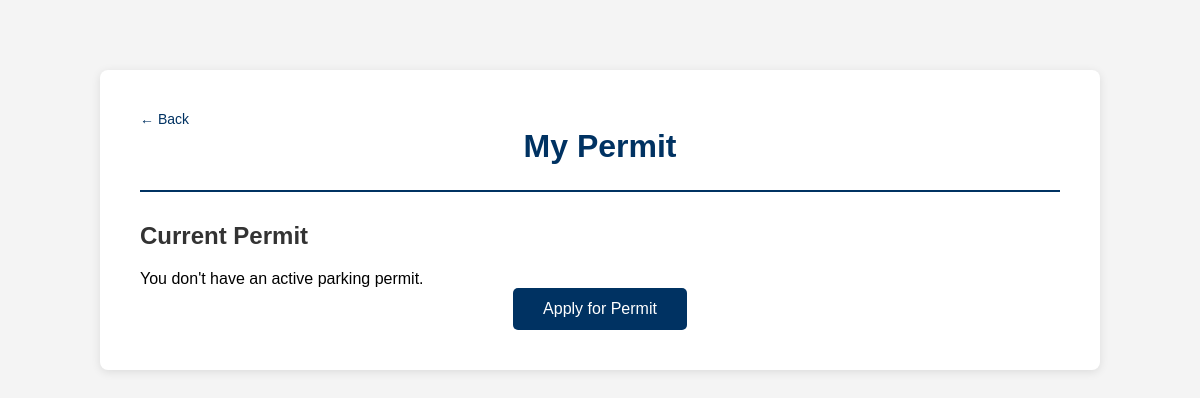
Before: /view_permit (signed in) with the older database file.
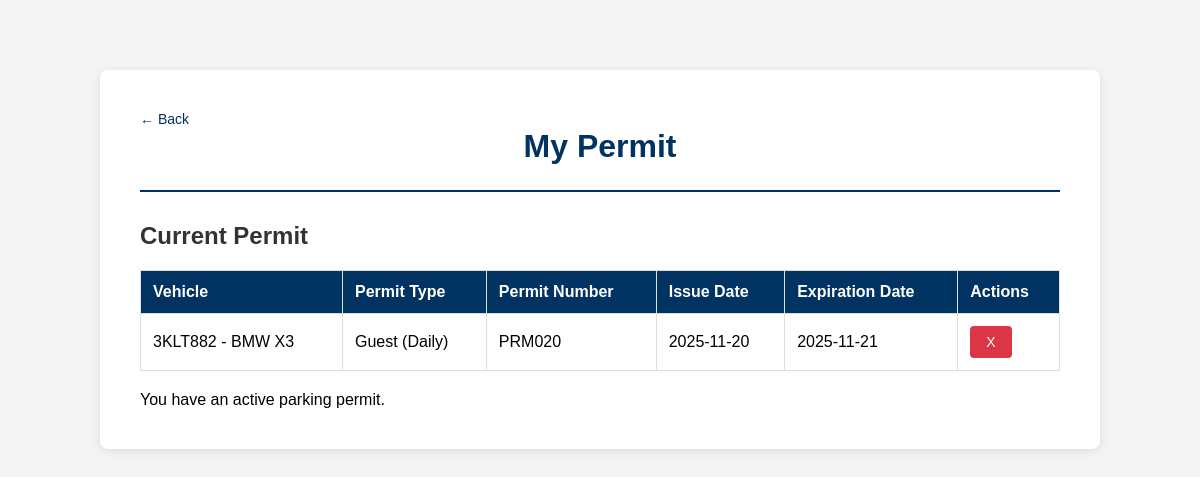
After: the same page with the newer database file.
### tables this page shows
CREATE TABLE permit (
    p_permitkey integer PRIMARY KEY,
    p_userkey integer not null,
    p_vehicleskey integer not null,
    p_permittypekey integer not null,
    p_permitnum varchar(20) NOT NULL,
    p_issuedate date not null,
    p_expirationdate date not null,

    FOREIGN KEY (p_userkey) REFERENCES users(u_userkey),
    FOREIGN KEY (p_vehicleskey) REFERENCES vehicles(v_vehicleskey),
    FOREIGN KEY (p_permittypekey) REFERENCES permitType(pt_permittypekey)
);

CREATE TABLE vehicles (
    v_vehicleskey integer PRIMARY KEY,
    v_userkey integer not null,
    v_plateno varchar(7) not null,
    v_platestate varchar(20),
    v_maker varchar(20),
    v_model varchar(10),
    v_color varchar(10),

    FOREIGN KEY (v_userkey) REFERENCES users(u_userkey)
);

CREATE TABLE permitType (
    pt_permittypekey integer PRIMARY KEY,
    pt_category varchar(20),
    pt_duration varchar(20)
);

### Phase-03/app.py (the view, shortened to what this page needs)
@app.route('/view_permit', methods=['GET', 'POST'])
@login_required
def view_permit():
    conn = sqlite3.connect('instance/data.sqlite')
    cursor = conn.cursor()
    error = None
    cursor.execute("""
        SELECT p.p_permitkey, v.v_plateno, v.v_maker, v.v_model, v.v_color,
               pt.pt_category, pt.pt_duration, p.p_permitnum,
               p.p_issuedate, p.p_expirationdate
        FROM permit p
        JOIN permitType pt ON pt.pt_permittypekey = p.p_permittypekey
        JOIN vehicles v ON p.p_vehicleskey = v.v_vehicleskey
        WHERE p.p_userkey = ? AND p.p_expirationdate >= DATETIME('now', '-08:00')
    """, [current_user.u_userkey])
    permits = cursor.fetchall()
    conn.close()
    return render_template('view_permit.html', permits=permits, has_permit=len(permits) > 0,
                         error=error, username=current_user.username)

### Phase-03/app.py (called while the page is built)
@login_manager.user_loader
def load_user(user_id):
    return User.query.get(int(user_id))

### Phase-03/templates/view_permit.html (shortened to what this page needs)
<!DOCTYPE html>
<html lang="en">
<head>
    <link rel="stylesheet" href="{{ url_for('static', filename='style.css') }}">
</head>
<body>
    <div class="container">
        <header>
            <a href="{{ url_for('home') }}" class="back-link">← Back</a>
            <h1>My Permit</h1>
        </header>
        <main>
            <h2>Current Permit</h2>
            {% if has_permit %}
                <table>
                    <thead>
                        <tr>
                            <th>Vehicle</th>
                            <th>Permit Type</th>
                            <th>Permit Number</th>
                            <th>Issue Date</th>
                            <th>Expiration Date</th>
                             <th>Actions</th>
                        </tr>
                    </thead>
                    <tbody>
                        {% for permit in permits %}
                        <tr>
                            <td>{{ permit[1] }} - {{ permit[2] }} {{ permit[3] }}</td>
                            <td>{{ permit[5] }} ({{ permit[6] }})</td>
                            <td>{{ permit[7] }}</td>
                            <td>{{ permit[8] }}</td>
                            <td>{{ permit[9] }}</td>
                            <td>
                                <form method="POST" action="{{ url_for('view_permit') }}" style="display:inline;">
                                    <button type="submit" class="delete-btn"
                                            onclick="return confirm('Are you sure you want to delete this permit?')">
                                        X
                                    </button>
                                </form>
                            </td>
                        </tr>
                        {% endfor %}
                    </tbody>
                </table>
                <div class="permit-info">
                    <p class="info-message">You have an active parking permit.</p>
                </div>
            {% else %}
                <p class="no-data">You don't have an active parking permit.</p>
                <div class="button-container">
                    <button class="primary-btn" onclick="window.location.href='{{ url_for('apply_permit') }}'">Apply for Permit</button>
                </div>
            {% endif %}
        </main>
    </div>
</body>
</html>

### Phase-03/static/style.css (style rules this page uses)
* { margin: 0; padding: 0; box-sizing: border-box; }
body { font-family: Arial, sans-serif; background-color: #f4f4f4; padding: 20px; }
.container, .home-container, .div_border { max-width: 600px; margin: 50px auto; padding: 40px; background: white; border-radius: 8px; box-shadow: 0 2px 10px rgba(0,0,0,0.1); }
.container { max-width: 1000px; }
h1 { color: #003262; text-align: center; margin-bottom: 10px; }
h2 { color: #333; margin-bottom: 20px; }
header { margin-bottom: 30px; border-bottom: 2px solid #003262; padding-bottom: 15px; }
a { color: #003262; text-decoration: none; }
.back-link { font-size: 14px; }
.container table { width: 100%; border-collapse: collapse; margin-bottom: 20px; }
.container table th, .container table td { border: 1px solid #ddd; padding: 12px; text-align: left; }
.container table thead { background-color: #003262; color: white; }
button, .primary-btn, .button_login { background-color: #003262; color: white; border: none; padding: 12px 30px; font-size: 16px; border-radius: 5px; cursor: pointer; transition: background-color 0.3s; }
.delete-btn { background-color: #dc3545; color: white; border: none; padding: 8px 16px; font-size: 14px; border-radius: 4px; cursor: pointer; transition: background-color 0.3s; }

Changed rows visible on the page:
now on this page (row edited): permit: v_plateno "3KLT882", v_maker "BMW", v_model "X3", pt_category "Guest", pt_duration "Daily", p_permitnum "PRM020", p_issuedate "2025-11-20", p_expirationdate "2025-11-21"
Other visible differences:
text no longer shown: "You don't have an active parking permit. Apply for Permit"
text now shown: "Vehicle Permit Type Permit Number Issue Date Expiration Date Actions You have an active parking permit."
